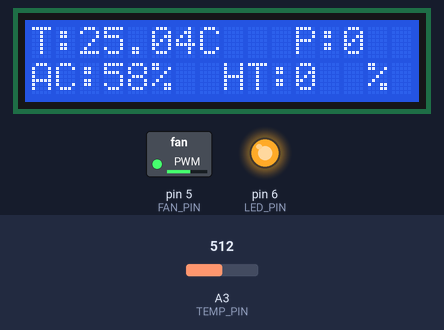
Bench run of a sketch on a simulated Arduino Uno, built with avr-gcc and run on an emulated ATmega328P. On the bench: 16×2 character LCD, switched loads named in the sketch (green lamp = pin HIGH), output pins drawn as LEDs (lit = HIGH). Inputs (shaded band) come from the test bench; at power-on: A3 (TEMP_PIN) = 512.

Above: at 1.2 s.
1.3 s: A3 (TEMP_PIN) set to 716
At 11.0 s:
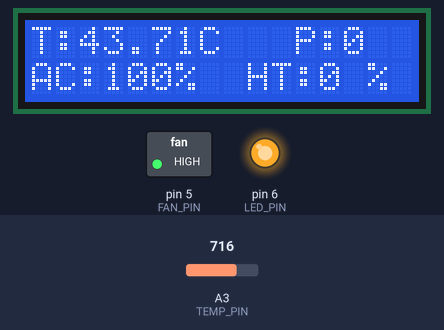
15.3 s: A3 (TEMP_PIN) set to 1014
At 21.1 s:
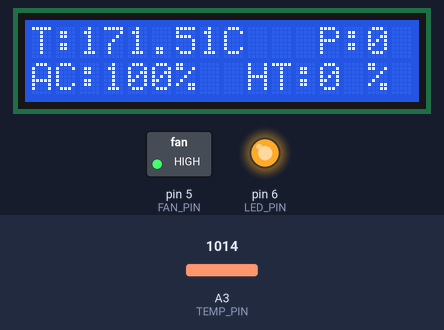
26.7 s: A3 (TEMP_PIN) set to 1023
At 36.5 s:
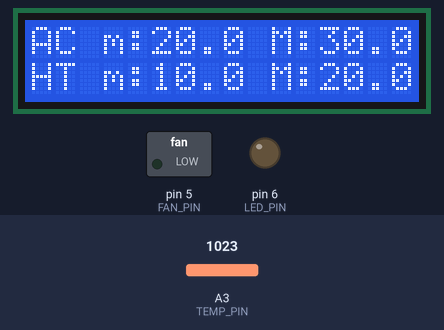
Timing chart, 0 to 38.0 s (numbered marks = the images above; inputs shaded):
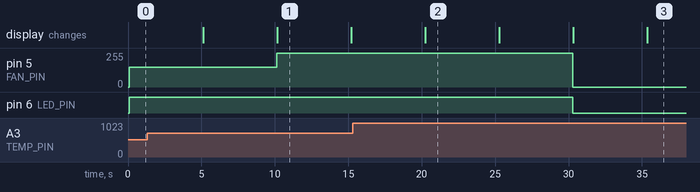

Measured:
- the behaviour switches between 1022 and 1023 on A3 (TEMP_PIN) (found by bisection; images 2 and 3)
- after the input at 1.3 s, pin 5 (FAN_PIN): 148/255 → 255/255 after 8.8 s; the display: first differs from a run without the input after 8.9 s (image 1)
- after the input at 15.3 s, the display: changes after 4.9 s (image 2)
- after the input at 26.7 s, pin 5 (FAN_PIN): 255/255 → 0/255 after 3.6 s; pin 6 (LED_PIN): HIGH → LOW after 3.6 s; the display: first changes after 3.6 s (image 3 shows a later state)
- what the display in image 1 shows lasts 5.0 s, from 10.2 s to 15.2 s

The sketch:

LabHW2.ino
```cpp
#include <LiquidCrystal_PCF8574.h>
#include <TimerOne.h>
LiquidCrystal_PCF8574 lcd(0x27);

//variabili globali
volatile float temp;
volatile float pwmLED;
volatile float velVentola;
volatile int percFan;
//sia le funzioni relative al PIR e al microfono possono rendere TRUE la variabile globale di presenza.
boolean isPresent = false;
//valori temporali
volatile unsigned long start_time_PIR = 0;
volatile unsigned long start_time_sound=0;
volatile unsigned long time_now;

//questi valori descrivono le rette del comportamento dei dispositivi. il loro valore varia a seconda che
//siano presenti o meno persone.
float coeffVentola, termNotoVentola, coeffLED, termNotoLED;

//stabilisco i valori arbitrari di temperatura per Condizionatore e Riscaldamento, che variano alla presenza
//o meno di qualcuno nella stanza
//SE PRESENZA
float AC_P_MIN = 22, AC_P_MAX = 30;
float HT_P_MIN = 22, HT_P_MAX = 30;

//SE NON PRESENZA
float AC_NP_MIN = 20, AC_NP_MAX = 30;
float HT_NP_MIN = 10, HT_NP_MAX = 20;

//globali riferimento post verifica
float HT_min, HT_max, AC_min, AC_max;

//inizializzo variabili sensore PIR
boolean isPresentPIR = false;
int PIR_PIN = 7;
unsigned long timeout_pir = 1e08;

//inizializzo variabili per sensore suono
int countSounds = 0;
boolean isPresentSound = false;
unsigned long timeout_sound = 2e08;
int SOUND_PIN = 12;
unsigned long sound_interval = 1e07; //intervallo in cui devono verificarsi event_limit suoni
int event_limit = 40; //limite massimo di eventi che devono essere rilevati per giustificare presenza

//inizializzo variabili per LED
int LED_PIN = 6; //perchè pwm

//inizializzo variabili per fan
int FAN_PIN = 5;

//inizializzo variabili per termistore
const int TEMP_PIN = A3;
const float B = 4275.0;
const long int R0 = 100000.0;
const float vcc = 1023.0;
const float T0 = 298.15; //25 gradi centigradi, quindi 273.15 + 25

void setup() {
  // put your setup code here, to run once:
  pinMode(FAN_PIN, OUTPUT);
  pinMode(TEMP_PIN, INPUT);
  pinMode(LED_PIN, OUTPUT);
  pinMode(PIR_PIN, INPUT);
  pinMode(SOUND_PIN, INPUT);

  //inizializzo variabili schermo LCD
  lcd.begin(16, 2);
  lcd.setBacklight(255);
  lcd.home();
  lcd.clear();

  //inizializzo set point supponendo presenza iniziale
  coeffVentola = getCoeffVentola(true);
  termNotoVentola = getTermNotoVentola(true);
  coeffLED = getCoeffLED(true);
  termNotoLED = getTermNotoLED(true);

  //interrupt per sensore PIR, attivato solo alla rilevazione
  attachInterrupt(digitalPinToInterrupt(PIR_PIN), verifyPresence_PIR, RISING);

  //interrupt per sensore suono, attivato solo al falling del segnale
  attachInterrupt(digitalPinToInterrupt(SOUND_PIN), verifyPresence_sound, FALLING);
}

void loop() {

  changeReferenceValuesFromSerial();
  //tempo corrente
  time_now = millis();
  //controllo continuo che negli ultimi 10 minuti non ci siano stati movimenti PIR
  checkPIR(time_now);

  //controllo sound
  checkSound(time_now);

  //se entrambi isPresentSound e isPresentPIR sono falsi anche la globale è falsa
  if(!isPresentSound && !isPresentPIR){
    isPresent = false;
  }

  //a seconda che ci siano persone o meno modifica i valori di riferimento
  changeReferenceValues(isPresent);

  //dopo aver verificato presenza o meno cambio i coefficienti delle funzioni degli attuatori
  updateCoeffTermNoto(isPresent);

  //dove y = velocitàVentola e x = temperatura

  temp = returnTemp();
  velVentola = updateVentola(temp, velVentola);

  pwmLED = updateLED(temp, pwmLED);

  percFan = getPercentageFan(velVentola);
  int percLED = getPercentageLED(pwmLED);

  LCDview(temp,isPresent,percFan, percLED);
}

void checkPIR(long int time_now){
  if(time_now - start_time_PIR > timeout_pir){
    isPresentPIR = false;
  }
}

void checkSound(long int time_now){
  if(time_now - start_time_sound > timeout_sound){ //se superata la finestra temporale
    //controllo numero eventi
    if(countSounds < event_limit){

      isPresentSound = false;
    }
    //al termine della finestra azzera counter
    countSounds = 0;

  }else { //se ancora nella finestra
    if(countSounds > event_limit){
      isPresent = true;
      isPresentSound = true;
    }
  }
}

void updateCoeffTermNoto(boolean isPresent){
  coeffVentola = getCoeffVentola(isPresent);
  termNotoVentola = getTermNotoVentola(isPresent);
  coeffLED = getCoeffLED(isPresent);
  termNotoLED = getTermNotoLED(isPresent);
}

float updateVentola(float temp, float velVentola){
  velVentola = coeffVentola*temp + termNotoVentola;
  velVentola = checkVelVentola(velVentola);

  //modifica intensità ventola
  analogWrite(FAN_PIN, (int)velVentola);
  return velVentola;
}

float updateLED(float temp, int pwmLED){
  //modifica intensità LED
  pwmLED = returnLedPWM(temp);
  //il valore 255 corrisponde al LED spento e 0 alla massima luminosità
  //si tratta tuttavia di una differenza di luminosità apprezzabile solo nell'oscurità
  analogWrite(LED_PIN, pwmLED);
  return pwmLED;
}

void LCDview(float temp, boolean isPresent, int percFan, int percLED){
  //PAGINA 1
  lcd.clear();
  lcd.setCursor(0,0); lcd.print("T:");  lcd.print(temp); lcd.print("C");
  lcd.print("   P:"); lcd.print(isPresent);
  lcd.setCursor(0,1); lcd.print("AC:"); lcd.print(percFan); lcd.print("%  ");
  lcd.print("HT:"); lcd.print(percLED);
  lcd.setCursor(14,1);lcd.print("%");
  delay(5000);
  //PAGINA 2
  lcd.clear();
  lcd.setCursor(0,0);

  lcd.print("AC m:");lcd.print(AC_min,1); lcd.print(" M:"); lcd.print(AC_max,1);
  lcd.setCursor(0,1);
  lcd.print("HT m:");lcd.print(HT_min,1); lcd.print(" M:"); lcd.print(HT_max,1);
  delay(5000);
}

float returnTemp(void){
  int a = analogRead(TEMP_PIN);
  float R = ((vcc/a)-1.0)*R0;
  float logR = log(R/R0);
  float tKel = 1.0/((logR/B)+(1.0/T0));
  float tCel = tKel - 273.15;

  return tCel;
}

int returnLedPWM(float temp){
  float pwm_;
  pwm_ = (coeffLED*temp) + termNotoLED;

  if(pwm_ > 255){
    pwm_ = 255;
  }
  if(pwm_<0){
    pwm_ =0;
  }

  return (int)pwm_;
}

//se viene rilevata una presenza col sensore PIR, il valore globale isPresent diventa true
//e fa partire timer millis per vedere se nei 10 minuti successivi ha altri movimenti.
//se questo non avviene (e non vengono rilevati gli n_eventi di suono) il booleano
//torna a false

void verifyPresence_PIR(){
  //alla chiamata dell'interrupt rising cambia il valore del booleano
  isPresentPIR = true;
  isPresent = true;
  start_time_PIR = millis();
}

//funzione chiamata al FALLING del valore rilevato, aumenta il valore di countSounds
void verifyPresence_sound(){
  start_time_sound = millis();
  countSounds++;
}

//coeffVentola, termNotoVentola, coeffLED, termNotoLED;
float getCoeffVentola(boolean isPresent){
  //imposto come ordinata minima 40 poichè al di sotto di questo valore la ventola non parte
  float ymax = 255, ymin = 40, coeffVentola;

  coeffVentola = (ymax-ymin)/(AC_max -AC_min);
  return coeffVentola;
}
float getTermNotoVentola(boolean isPresent){
  float ymax = 255, ymin = 40, termNotoVentola;

  termNotoVentola = -(( (ymax-ymin)/(AC_max-AC_min) ) * AC_min) + ymin;
  return termNotoVentola;
}

float getCoeffLED(boolean isPresent){
  float ymax = 255, ymin = 0, coeffLED;

  coeffLED = (ymax-ymin)/(HT_max - HT_min);
  return coeffLED;
}

float getTermNotoLED(boolean isPresent){
  float ymax = 255, ymin = 0, termNotoLED;

  termNotoLED = -(( (ymax-ymin)/(HT_max-HT_min) ) *HT_min ) + ymin;
  return termNotoLED;
}

int getPercentageFan(float val){
  Serial.println(val);
  float perc=0;
  perc = (val/255)*100;
  Serial.println(perc);

  return (int)perc;
}

int getPercentageLED(float val){
  float perc=0;
  perc = (val/255)*100;
  perc = 100-perc;
  return perc;
}

float checkVelVentola(float velVentola){
  if(velVentola > 255){
    return 255;
  }
  if(velVentola<0){
    return 0;
  }
  else{
    return velVentola;
  }
}

void changeReferenceValues(boolean val){
  if(val){ //se isPresent = true
    HT_min = HT_P_MIN;
    HT_max = HT_P_MAX;
    AC_min = AC_P_MIN;
    AC_max = AC_P_MAX;

  }else{
    HT_min = HT_NP_MIN;
    HT_max = HT_NP_MAX;
    AC_min = AC_NP_MIN;
    AC_max = AC_NP_MAX;
  }
}

void changeReferenceValuesFromSerial(){
  volatile float val;

  if(Serial.available() > 0) {
    String str = Serial.readString();
    //la stringa fornita deve essere nel formato 'XXX val'

    if(str.startsWith("ACm")){
      str = str.substring(4);
      val = str.toFloat();
      AC_min = val;
    }
    else if(str.startsWith("ACM")){
      str = str.substring(4);
      val = str.toFloat();
      AC_max = val;
    }
    else if(str.startsWith("HTm")){
      str = str.substring(4);
      val = str.toFloat();
      HT_min = val;
    }
    else if(str.startsWith("HTM")){
      str = str.substring(4);
      val = str.toFloat();
      HT_max = val;
    }
    else{
      Serial.println("Formato non abilitato");
    }
  }
}
```
